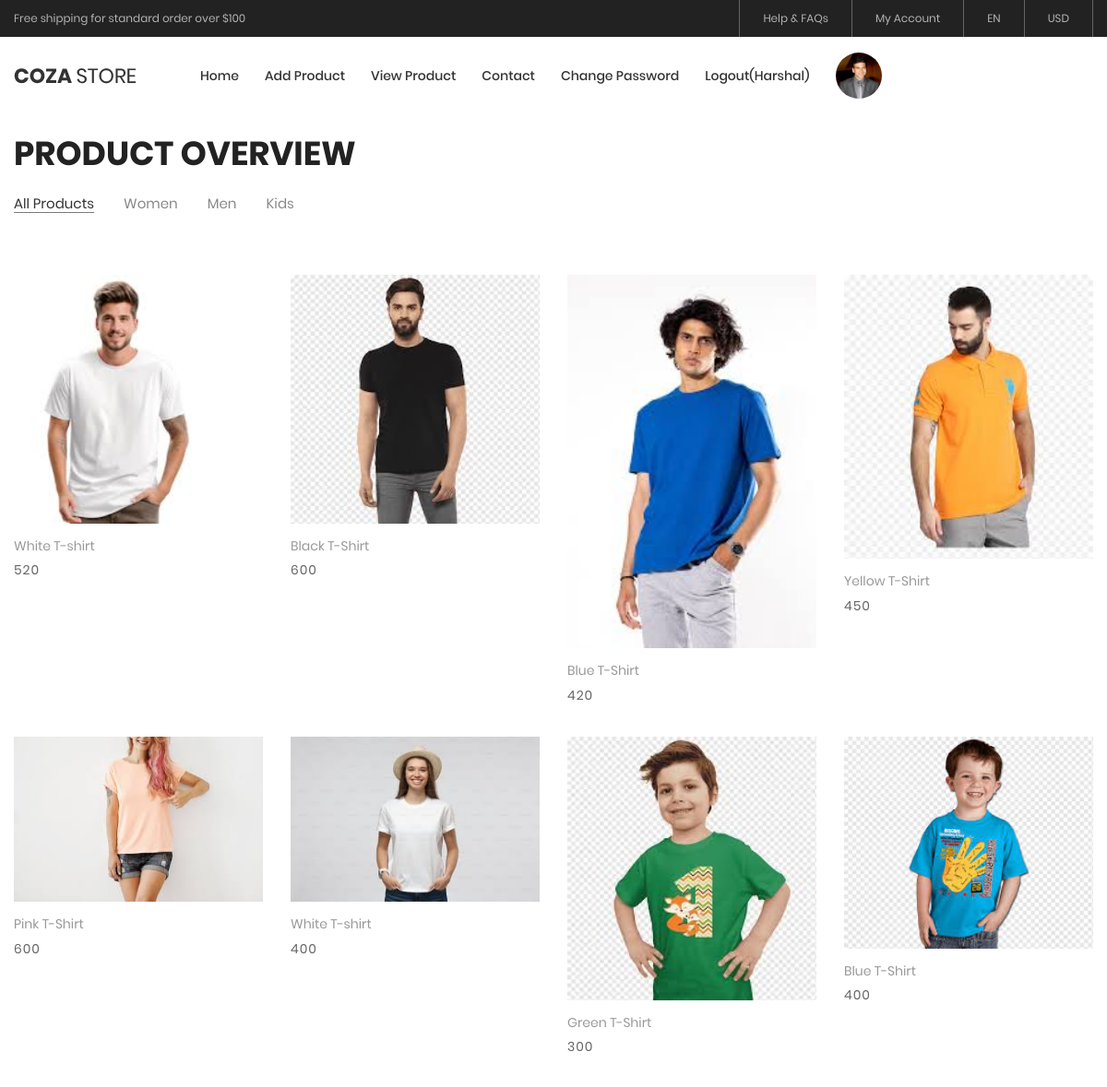
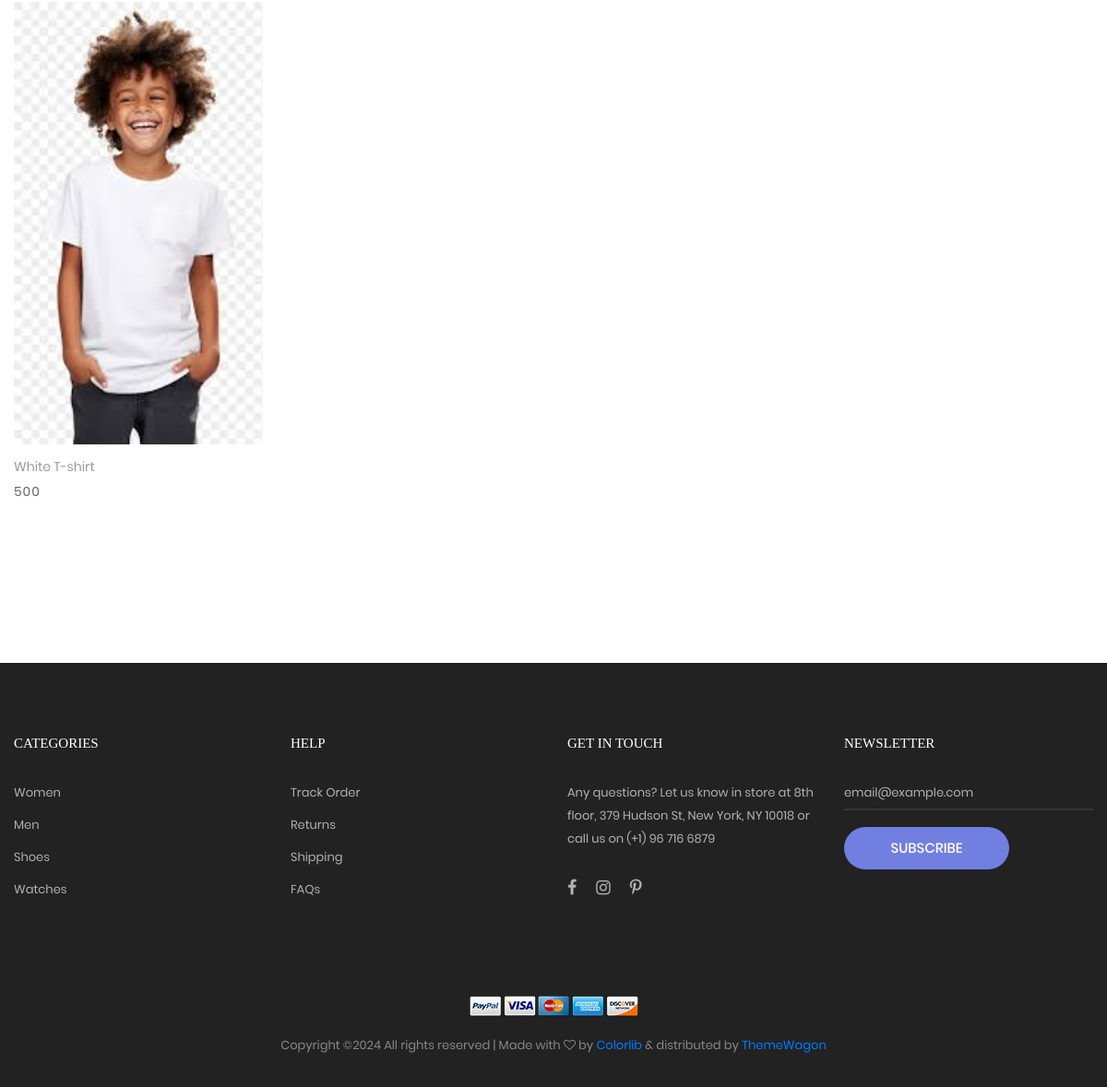
The app's page /seller-view-product/ (signed in) with its own data (2 pictures, top to bottom).
### myapp/models.py (models this page shows, shortened)
class User(models.Model):
	fname=models.CharField(max_length=100)
	lname=models.CharField(max_length=100)
	email=models.EmailField(unique=True)
	mobile=models.PositiveIntegerField()
	address=models.TextField()
	password=models.CharField(max_length=100)
	profile_picture=models.ImageField(upload_to="profile_picture/")
	usertype=models.CharField(max_length=100,default="buyer")

class Product(models.Model):
	category=(
		("Men","Men"),
		("Women","Women"),
		("Kids","Kids"),
	)
	seller=models.ForeignKey(User,on_delete=models.CASCADE)
	product_category=models.CharField(max_length=100,choices=category)
	product_name=models.CharField(max_length=100)
	product_price=models.PositiveIntegerField()
	product_desc=models.TextField()
	product_image=models.ImageField(upload_to="product_image/")

### myapp/views.py (the view)
# urls.py: path('seller-view-product/',views.seller_view_product,name='seller-view-product'),
def seller_view_product(request):
	seller=User.objects.get(email=request.session['email'])
	products=Product.objects.filter(seller=seller)
	return render(request,'seller-view-product.html',{'products':products})

### myapp/templates/seller-view-product.html (shortened to what this page needs)
{% extends 'seller-header.html' %}
{% load static %}
{% block content%}
<!DOCTYPE html>
<html lang="en">
<head>
</head>
<body class="animsition">
	<section class="bg0 p-t-23 p-b-140">
		<div class="container">
			<div class="p-b-10">
				<h3 class="ltext-103 cl5">
					Product Overview
				</h3>
			</div>
			<div class="flex-w flex-sb-m p-b-52">
				<div class="flex-w flex-l-m filter-tope-group m-tb-10">
					<button class="stext-106 cl6 hov1 bor3 trans-04 m-r-32 m-tb-5 how-active1" data-filter="*">
						All Products
					</button>
					<button class="stext-106 cl6 hov1 bor3 trans-04 m-r-32 m-tb-5" data-filter=".women">
						Women
					</button>
					<button class="stext-106 cl6 hov1 bor3 trans-04 m-r-32 m-tb-5" data-filter=".men">
						Men
					</button>
					<button class="stext-106 cl6 hov1 bor3 trans-04 m-r-32 m-tb-5" data-filter=".bag">
						Kids
					</button>
				</div>
			</div>
			<div class="row isotope-grid">
				{% for i in products %}
				<div class="col-sm-6 col-md-4 col-lg-3 p-b-35 isotope-item women">
					<div class="block2">
						<div class="block2-pic hov-img0">
							<img src="{{i.product_image.url}}" alt="IMG-PRODUCT">
						</div>
						<div class="block2-txt flex-w flex-t p-t-14">
							<div class="block2-txt-child1 flex-col-l ">
								<a href="product-detail.html" class="stext-104 cl4 hov-cl1 trans-04 js-name-b2 p-b-6">
									{{i.product_name}}
								</a>
								<span class="stext-105 cl3">
									{{i.product_price}}
								</span>
							</div>
						</div>
					</div>
				</div>
				{% endfor %}
			</div>
		</div>
	</section>
</body>
</html>
{% endblock %}

### myapp/templates/seller-header.html (shortened to what this page needs)
{% load static %}
<!DOCTYPE html>
<html lang="en">
<head>
	<link rel="stylesheet" type="text/css" href="{% static 'vendor/bootstrap/css/bootstrap.min.css' %}">
	<link rel="stylesheet" type="text/css" href="{% static 'fonts/font-awesome-4.7.0/css/font-awesome.min.css' %}">
	<link rel="stylesheet" type="text/css" href="{% static 'fonts/iconic/css/material-design-iconic-font.min.css' %}">
	<link rel="stylesheet" type="text/css" href="{% static 'fonts/linearicons-v1.0.0/icon-font.min.css' %}">
	<link rel="stylesheet" type="text/css" href="{% static 'vendor/animate/animate.css' %}">
	<link rel="stylesheet" type="text/css" href="{% static 'vendor/css-hamburgers/hamburgers.min.css' %}">
	<link rel="stylesheet" type="text/css" href="{% static 'vendor/animsition/css/animsition.min.css' %}">
	<link rel="stylesheet" type="text/css" href="{% static 'vendor/select2/select2.min.css' %}">
	<link rel="stylesheet" type="text/css" href="{% static 'vendor/daterangepicker/daterangepicker.css' %}">
	<link rel="stylesheet" type="text/css" href="{% static 'vendor/slick/slick.css' %}">
	<link rel="stylesheet" type="text/css" href="{% static 'vendor/MagnificPopup/magnific-popup.css' %}">
	<link rel="stylesheet" type="text/css" href="{% static 'vendor/perfect-scrollbar/perfect-scrollbar.css' %}">
	<link rel="stylesheet" type="text/css" href="{% static 'css/util.css' %}">
	<link rel="stylesheet" type="text/css" href="{% static 'css/main.css' %}">
</head>
<body class="animsition">
	<header class="header-v4">
		<div class="container-menu-desktop">
			<div class="top-bar">
				<div class="content-topbar flex-sb-m h-full container">
					<div class="left-top-bar">
						Free shipping for standard order over $100
					</div>
					<div class="right-top-bar flex-w h-full">
						<a href="#" class="flex-c-m trans-04 p-lr-25">
							Help & FAQs
						</a>
						<a href="#" class="flex-c-m trans-04 p-lr-25">
							My Account
						</a>
						<a href="#" class="flex-c-m trans-04 p-lr-25">
							EN
						</a>
						<a href="#" class="flex-c-m trans-04 p-lr-25">
							USD
						</a>
					</div>
				</div>
			</div>
			<div class="wrap-menu-desktop">
				<nav class="limiter-menu-desktop container">
					<a href="/" class="logo">
						<img src="{% static 'images/icons/logo-01.png' %}" alt="IMG-LOGO">
					</a>
					<div class="menu-desktop">
						<ul class="main-menu">
							<li>
								<a href="/">Home</a>
							</li>
							<li>
								<a href="{% url 'seller-add-product' %}">Add Product</a>
							</li>
							<li>
								<a href="{% url 'seller-view-product' %}">View Product</a>
							</li>
							<li>
								<a href="{% url 'contact' %}">Contact</a>
							</li>
							{% if request.session.email %}
								<li>
									<a href="{% url 'change-password' %}">Change Password</a>
								</li>
								<li>
									<a href="{% url 'logout' %}">Logout({{request.session.fname}})</a>
								</li>
								<li>
									<a href="{% url 'profile' %}">
										<img src="{{request.session.profile_picture}}" style="width: 50px;height: 50px;border-radius: 50%;">
									</a>
								</li>
							{% endif %}
						</ul>
					</div>
				</nav>
			</div>
		</div>
	</header>
	{% block content %}
	{% endblock %}
	<footer class="bg3 p-t-75 p-b-32">
		<div class="container">
			<div class="row">
				<div class="col-sm-6 col-lg-3 p-b-50">
					<h4 class="stext-301 cl0 p-b-30">
						Categories
					</h4>
					<ul>
						<li class="p-b-10">
							<a href="#" class="stext-107 cl7 hov-cl1 trans-04">
								Women
							</a>
						</li>
						<li class="p-b-10">
							<a href="#" class="stext-107 cl7 hov-cl1 trans-04">
								Men
							</a>
						</li>
						<li class="p-b-10">
							<a href="#" class="stext-107 cl7 hov-cl1 trans-04">
								Shoes
							</a>
						</li>
						<li class="p-b-10">
							<a href="#" class="stext-107 cl7 hov-cl1 trans-04">
								Watches
							</a>
						</li>
					</ul>
				</div>
				<div class="col-sm-6 col-lg-3 p-b-50">
					<h4 class="stext-301 cl0 p-b-30">
						Help
					</h4>
					<ul>
						<li class="p-b-10">
							<a href="#" class="stext-107 cl7 hov-cl1 trans-04">
								Track Order
							</a>
						</li>
						<li class="p-b-10">
							<a href="#" class="stext-107 cl7 hov-cl1 trans-04">
								Returns
							</a>
						</li>
						<li class="p-b-10">
							<a href="#" class="stext-107 cl7 hov-cl1 trans-04">
								Shipping
							</a>
						</li>
						<li class="p-b-10">
							<a href="#" class="stext-107 cl7 hov-cl1 trans-04">
								FAQs
							</a>
						</li>
					</ul>
				</div>
				<div class="col-sm-6 col-lg-3 p-b-50">
					<h4 class="stext-301 cl0 p-b-30">
						GET IN TOUCH
					</h4>
					<p class="stext-107 cl7 size-201">
						Any questions? Let us know in store at 8th floor, 379 Hudson St, New York, NY 10018 or call us on (+1) 96 716 6879
					</p>
					<div class="p-t-27">
						<a href="#" class="fs-18 cl7 hov-cl1 trans-04 m-r-16">
							<i class="fa fa-facebook"></i>
						</a>
						<a href="#" class="fs-18 cl7 hov-cl1 trans-04 m-r-16">
							<i class="fa fa-instagram"></i>
						</a>
						<a href="#" class="fs-18 cl7 hov-cl1 trans-04 m-r-16">
							<i class="fa fa-pinterest-p"></i>
						</a>
					</div>
				</div>
				<div class="col-sm-6 col-lg-3 p-b-50">
					<h4 class="stext-301 cl0 p-b-30">
						Newsletter
					</h4>
					<form>
						<div class="wrap-input1 w-full p-b-4">
							<input class="input1 bg-none plh1 stext-107 cl7" type="text" name="email" placeholder="email@example.com">
						</div>
						<div class="p-t-18">
							<button class="flex-c-m stext-101 cl0 size-103 bg1 bor1 hov-btn2 p-lr-15 trans-04">
								Subscribe
							</button>
						</div>
					</form>
				</div>
			</div>
			<div class="p-t-40">
				<div class="flex-c-m flex-w p-b-18">
					<a href="#" class="m-all-1">
						<img src="{% static 'images/icons/icon-pay-01.png' %}" alt="ICON-PAY">
					</a>
					<a href="#" class="m-all-1">
						<img src="{% static 'images/icons/icon-pay-02.png' %}" alt="ICON-PAY">
					</a>
					<a href="#" class="m-all-1">
						<img src="{% static 'images/icons/icon-pay-03.png' %}" alt="ICON-PAY">
					</a>
					<a href="#" class="m-all-1">
						<img src="{% static 'images/icons/icon-pay-04.png' %}" alt="ICON-PAY">
					</a>
					<a href="#" class="m-all-1">
						<img src="{% static 'images/icons/icon-pay-05.png' %}" alt="ICON-PAY">
					</a>
				</div>
				<p class="stext-107 cl6 txt-center">
Copyright &copy;<script>document.write(new Date().getFullYear());</script> All rights reserved | Made with <i class="fa fa-heart-o" aria-hidden="true"></i> by <a href="https://colorlib.com" target="_blank">Colorlib</a> &amp; distributed by <a href="https://themewagon.com" target="_blank">ThemeWagon</a>
				</p>
			</div>
		</div>
	</footer>
</body>
</html>

### myapp/static/css/main.css (style rules this page uses)
.container { max-width: 1380px; }
@media (max-width: 1600px) { .container { max-width: 1200px; } }
.container-menu-desktop { height: auto; width: 100%; position: relative; -webkit-transition: all 0.3s; -o-transition: all 0.3s; -moz-transition: all 0.3s; transition: all 0.3s; }
.header-v4 .container-menu-desktop { height: 124px; }
.top-bar { height: 40px; background-color: #222; }
.left-top-bar { font-family: Poppins-Regular; font-size: 12px; line-height: 1.8; color: #b2b2b2; }
.right-top-bar a { font-family: Poppins-Regular; font-size: 12px; line-height: 1.8; height: 100%; color: #b2b2b2; border-right: 1px solid rgba(255,255,255,0.3); }
.right-top-bar a:first-child { border-left: 1px solid rgba(255,255,255,0.3); }
.wrap-menu-desktop { position: fixed; z-index: 1100; background-color: transparent; width: 100%; height: 84px; top: 40px; left: 0px; -webkit-transition: height 0.3s, background-color 0.3s; -o-transition: height 0.3s, background-color 0.3s; -moz-transition: height 0.3s, background-color 0.3s; transition: height 0.3s, background-color 0.3s; }
.header-v4 .wrap-menu-desktop { background-color: #fff; }
.limiter-menu-desktop { height: 100%; display: -webkit-box; display: -webkit-flex; display: -moz-box; display: -ms-flexbox; display: flex; align-items: center; background-color: transparent; }
.logo { display: -webkit-box; display: -webkit-flex; display: -moz-box; display: -ms-flexbox; display: flex; align-items: center; height: 65%; margin-right: 55px; }
.logo img { max-width: 100%; max-height: 100%; }
.menu-desktop { display: -webkit-box; display: -webkit-flex; display: -moz-box; display: -ms-flexbox; display: flex; align-items: center; height: 100%; }
.main-menu { list-style-type: none; margin: 0; display: -webkit-box; display: -webkit-flex; display: -moz-box; display: -ms-flexbox; display: flex; align-items: center; }
.main-menu > li { display: block; position: relative; padding: 20px 10px 20px 0px; margin: 0px 4px 0px 14px; }
.main-menu > li > a { font-family: Poppins-Medium; font-size: 14px; color: #333; padding: 5px 0px; transition: all 0.4s; -webkit-transition: all 0.4s; -o-transition: all 0.4s; -moz-transition: all 0.4s; }
.block2-pic { position: relative; }
.block2-txt-child1 { width: calc(100% - 30px); }
.cl0 { color: #fff; }
.cl3 { color: #666; }
.cl4 { color: #999; }
.cl5 { color: #222; }
.cl6 { color: #888; }
.cl7 { color: #b2b2b2; }
.stext-101 { font-family: Poppins-Medium; font-size: 15px; line-height: 1.466667; text-transform: uppercase; }
.stext-104 { font-family: Poppins-Regular; font-size: 14px; line-height: 1.466667; }
.stext-105 { font-family: Poppins-Regular; font-size: 14px; line-height: 1.466667; letter-spacing: 1px; }
.stext-106 { font-family: Poppins-Regular; font-size: 15px; line-height: 1.2; }
.stext-107 { font-family: Poppins-Regular; font-size: 13px; line-height: 1.923; }
.stext-301 { font-family: Montserrat-Bold; font-size: 15px; line-height: 1.6; text-transform: uppercase; }
.ltext-103 { font-family: Poppins-Bold; font-size: 36px; line-height: 1.1; text-transform: uppercase; }
.size-103 { min-width: 179px; height: 46px; }
.size-201 { max-width: 270px; }
.bg-none { background-color: transparent; }
.bg0 { background-color: #fff; }
.bg1 { background-color: #717fe0; }
.bg3 { background-color: #222; }
.bor1 { border-radius: 23px; }
.bor3 { border-bottom: 1px solid transparent; }
.how-active1 { color: #333; border-color: #797979; }
.wrap-input1 { position: relative; border-bottom: 2px solid rgba(204,204,204, 0.1); }
.input1 { background-color: transparent; width: 100%; }
.hov-img0 { display: block; overflow: hidden; }
.hov-img0 img { width: 100%; -webkit-transition: transform 0.9s ease; -o-transition: transform 0.9s ease; -moz-transition: transform 0.9s ease; transition: transform 0.9s ease; }

### records on screen
User: session.fname "Harshal"
Product: product_image (picture), product_name "White T-shirt", product_price "520"
Product: product_image (picture), product_name "Black T-Shirt", product_price "600"
Product: product_image (picture), product_name "Blue T-Shirt", product_price "420"
Product: product_image (picture), product_name "Yellow T-Shirt", product_price "450"
Product: product_image (picture), product_name "Pink T-Shirt", product_price "600"
Product: product_image (picture), product_name "White T-shirt", product_price "400"
Product: product_image (picture), product_name "Green T-Shirt", product_price "300"
Product: product_image (picture), product_name "Blue T-Shirt", product_price "400"
Product: product_image (picture), product_name "White T-shirt", product_price "500"
